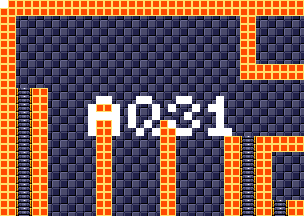

The image is a tile-based game level rendered from a .tmx file. Its description and source (layers, tilesets, objects; grid data summarised) follow:
An orthogonal 38x27 tile map with 8x8 px tiles, 4 tile layers (background, foreground, room numbers, Objects), 15 tilesets.

<map version="1.5" tiledversion="1.7.1" orientation="orthogonal" renderorder="right-down" width="38" height="27" tilewidth="8" tileheight="8" infinite="0" nextlayerid="11" nextobjectid="1">
 <tileset firstgid="1" source="tilesheets/tsKarniMata.tsx" />
 <tileset firstgid="1025" source="tilesheets/tsVoodooWasp.tsx" />
 <tileset firstgid="2049" source="tilesheets/tsBurial.tsx" />
 <tileset firstgid="3073" source="tilesheets/tsBlueTemple.tsx" />
 <tileset firstgid="4097" source="tilesheets/tsGoddess.tsx" />
 <tileset firstgid="5121" source="tilesheets/tsKonark.tsx" />
 <tileset firstgid="6145" name="sEnemies" tilewidth="8" tileheight="8" tilecount="1024" columns="32">
  <image source="../grapx/tilesheets/sObjects.bmp" trans="ff94ff" width="256" height="256" />
 </tileset>
 <tileset firstgid="7169" source="tilesheets/tsIceTemple.tsx" />
 <tileset firstgid="8193" source="tilesheets/tsLavaArea.tsx" />
 <tileset firstgid="9217" source="tilesheets/tsBossArea.tsx" />
 <tileset firstgid="10241" source="tilesheets/tsPegu.tsx" />
 <tileset firstgid="11265" source="tilesheets/sTiwanakuTemple.tsx" />
 <tileset firstgid="12289" source="tilesheets/sIndraTemple.tsx" />
 <tileset firstgid="13313" source="tilesheets/sTeleport.tsx" />
 <tileset firstgid="14337" source="tilesheets/sObjects.tsx" />
 <layer id="2" name="background" width="38" height="27">
  <data>[1026 cells, 1026 non-empty, 2 distinct tile ids]</data>
 </layer>
 <layer id="1" name="foreground" width="38" height="27">
  <data>[1026 cells, 346 non-empty, 3 distinct tile ids]</data>
 </layer>
 <layer id="7" name="room numbers" width="38" height="27">
  <data>[1026 cells, 40 non-empty, 1 distinct tile ids]</data>
 </layer>
 <layer id="10" name="Objects" width="38" height="27">
  <data>[1026 cells, 0 non-empty, 0 distinct tile ids]</data>
 </layer>
</map>
